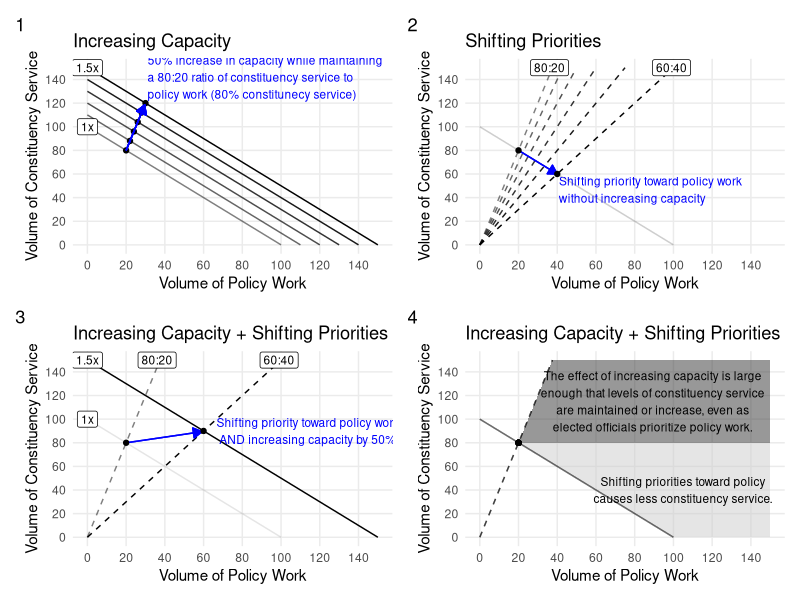

The R source for this figure:
## ---- chunk 1
library(tidyverse)
library(ggrepel)
library(knitr)

knitr::opts_chunk$set(echo = TRUE, 
                      cache = TRUE, 
                      fig.width=8, 
                      fig.height = 8,
                      out.width = "100%",
                      fig.show = "hold",
                      #fig.cap = "",
                      #fig.subcap = "",
                      #split = T,
                      fig.align = 'center', 
                      fig.path='figs/',
                      fig.retina = 6,
                      warning=FALSE, 
                      message=FALSE)

# inline numbers round to 2
knit_hooks$set(inline = function(x) {
  if (is.na(as.numeric(x))) {
    return(x)
    } else 
        return(round(x,2))
})


# plot color defaults 
library(ggplot2); theme_set(theme_bw())
  options(
    ggplot2.continuous.color = "cividis",
    ggplot2.continuous.fill = "cividis"
  )
  scale_color_discrete <- function(...)
    scale_color_viridis_d(..., direction = -1)
  scale_fill_discrete <- function(...)
    scale_fill_viridis_d(..., direction = -1)
  
# html table formatting
kablebox <- . %>%  
  head(100) %>%
  knitr::kable() %>% 
  kable_styling() %>% 
  scroll_box(height = "200px")

kablebox_long <- . %>% 
  head(100) %>% 
  knitr::kable() %>% 
  kable_styling() %>% 
  scroll_box(height = "500px")
## ---- chunk 2
library(ggplot2); theme_set(theme_minimal())

library(patchwork)

# CAPACITY
capacity <- tibble::tibble(
  priority = .2,
  capacity = c(100, 110, 120,130,140, 150)
  ) %>% 
  ggplot() +
  aes(x = capacity*priority,
      y = capacity*(1-priority) ,
      #color = capacity, 
      #alpha = capacity, 
      intercept = capacity,
      label = str_c(capacity*priority, ", ", capacity*(1-priority))) + 
   geom_segment(x = c(0,0,0,0,0,0),
                 xend = c(100, 110, 120,130,140, 150),
                 y = c(100, 110, 120,130,140, 150),
                 yend = c(0,0,0,0,0,0),
              linetype = 1,
              alpha = c(.5,.6,.7,.8,.9,1)) + 
    geom_point() +
  geom_segment(x = 100*.2, 
           y = 100*.8,
           xend = 148*.2, 
           yend = 148*.8,
           arrow = arrow(type = "closed", length = unit(.1, "in")),
           color = "blue") + 
  annotate("text", 
          label = "50% increase in capacity while maintaining\na 80:20 ratio of constituency service to\npolicy work (80% constitunecy service)", 
           x = 150*.2, 
           y = 150*.8,
          hjust = -.01,
          vjust = -.1,
          color = "blue",
          size = 3) +
  geom_label(x = 0, 
             y = c(100, 110, 120,130,140, 150), 
             label = c("1x", NA, NA, NA, NA, "1.5x"),
             size = 3 ) + 
    scale_y_continuous(breaks = seq(0, 140, by = 20), limits = c(0, 150)) + 
  scale_x_continuous(breaks = seq(0, 140, by = 20), limits = c(0, 150)) + 
  labs(title = "Increasing Capacity",
       x = "Volume of Policy Work",
       y = "Volume of Constituency Service") + 
  theme(legend.position = "", 
        panel.grid.minor = element_blank() )




# PRIORITY 
priority <- tibble::tibble(
  priority = c(.2, .4),
  capacity = c(100) 
  ) %>% 
  mutate(
    x = capacity*priority,
      y = capacity*(1-priority)
  ) %>% 
  ggplot() +
  aes(x = x,
      y = y ) + 
        geom_segment(x = c(0),
                 xend = c(100),
                 y = c(100),
                 yend = c(0),
              linetype = 1,
              alpha = c(.1)) +
   stat_function(fun =  ~ 4*.x , geom = "line", linetype = 2, alpha = .5) +
     stat_function(fun =  ~ 3.5*.x , geom = "line", linetype = 2, alpha = .6) +
   stat_function(fun =  ~ 3*.x , geom = "line", linetype = 2, alpha = .7) +
   stat_function(fun =  ~ 2.5*.x , geom = "line", linetype = 2, alpha = .8) +
   stat_function(fun =  ~ 2*.x , geom = "line", linetype = 2, alpha = .9) +
   stat_function(fun =  ~ 1.5*.x , geom = "line", linetype = 2, alpha = 1) +

  geom_segment(x = 100*.2, 
           y = 100*.8,
           xend = 100*.4, 
           yend = 100*.6,
           arrow = arrow(type = "closed", length = unit(.1, "in")),
           color = "blue") + 
  geom_point() +
  annotate("text", 
          label = "Shifting priority toward policy work\nwithout increasing capacity", 
           x = 100*.4, 
           y = 100*.6,
          hjust = -.01,
          vjust = 1.1,
          color = "blue",
          size = 3) +
  geom_label(aes(x = 150*c(.24, .66),
                 y = 150 ),
             label = c("80:20", "60:40") ,
          size = 3) + 
  scale_y_continuous(breaks = seq(0, 140, by = 20), limits = c(0, 150)) + 
  scale_x_continuous(breaks = seq(0, 140, by = 20), limits = c(0, 150)) + 
  #scale_color_gradient(low = "grey", high = "black") +
  labs(title = "Shifting Priorities",
       x = "Volume of Policy Work",
       y = "Volume of Constituency Service") +
  theme(legend.position = "",         
        #panel.grid.major = element_blank(),
        panel.grid.minor = element_blank() )



# BOTH  
both <- tibble::tibble(
  priority = c(.2, .4),
  capacity = c(100, 150) 
  ) %>% 
  mutate(
    x = capacity*priority,
      y = capacity*(1-priority)
  ) %>% 
  ggplot() +
  aes(x = x,
      y = y ) + 
      geom_segment(x = c(0, 0),
                 xend = c(100,150),
                 y = c(100, 150),
                 yend = c(0,0),
              linetype = 1,
              alpha = c(.1, 1)) +
   stat_function(fun =  ~ 4*.x , geom = "line", linetype = 2, alpha = .5) +
   stat_function(fun =  ~ 1.5*.x , geom = "line", linetype = 2, alpha = 1) +
  geom_label(aes(x = 150*c(.24, .66),
                 y = 150 ),
             label = c("80:20", "60:40") ,
          size = 3) + 
  geom_segment(x = 100*.2, 
           y = 100*.8,
           xend = 148*.4, 
           yend = 149*.6,
           arrow = arrow(type = "closed", length = unit(.1, "in")),
           color = "blue") + 
  geom_point() +
  annotate("text", 
          label = "Shifting priority toward policy work\n AND increasing capacity by 50%", 
           x = 150*.4, 
           y = 150*.6,
          hjust = -.07,
          vjust = .5,
          color = "blue",
          size = 3) +
    geom_label(x = 0, y = c(100, 150), 
             label = c("1x", "1.5x"),
             size = 3) + 
  scale_y_continuous(breaks = seq(0, 140, by = 20), limits = c(0, 150)) + 
  scale_x_continuous(breaks = seq(0, 140, by = 20), limits = c(0, 150)) + 
  #scale_color_gradient(low = "grey", high = "black") +
  labs(title = "Increasing Capacity + Shifting Priorities",
       x = "Volume of Policy Work",
       y = "Volume of Constituency Service") + 
  theme(legend.position = "",          panel.grid.minor = element_blank() )



# Regions   
more_c <- tibble(x = c(0, 20, 37.5,0),
       y = c(100, 80, 150,150) ) %>% 
  mutate(label = "A")

less_c <- tibble(x = c(0, 20, 0,0),
       y = c(0, 80, 80, 0) ) %>% 
  mutate(label = "D")


more_p <- tibble(x = c(20, 37.5, 150, 150),
       y = c(80, 150, 150, 80) ) %>% 
  mutate(label = "B")

less_p <- tibble(x = c(100, 20, 150, 150),
       y = c(0, 80, 80, 0) ) %>% 
  mutate(label = "C")


# REGIONS 
regions <- more_p %>%
 full_join( less_p) %>% #full_join(more_c) %>% 
  group_by(label) %>% 
  mutate(mean_x = mean(x),
         mean_y = mean(y),
         name = label %>% 
           str_replace("B", "The effect of increasing capacity is large\nenough that levels of constituency service\nare maintained or increase, even as\nelected officials prioritize policy work.") %>% 
           str_replace("C", "Shifting priorities toward policy\ncauses less constituency service.")) %>% 
  ungroup() %>% 
ggplot() +
  aes(x = x,
      y = y,
      fill = label,
      label = name) + 
  geom_polygon( alpha = .5) + 
    geom_segment(x = 0,
                 xend = 100,
                 y = 100,
                 yend = 0,
              linetype = 1,
              alpha = c(.1)) +
     stat_function(fun =  ~ 4*.x , geom = "line", linetype = 2, alpha = .5) +
  geom_point(x = 20, y = 80) + 
  scale_fill_grey() +
  scale_y_continuous(breaks = seq(0, 140, by = 20), limits = c(0, 150)) + 
  scale_x_continuous(breaks = seq(0, 140, by = 20), limits = c(0, 150)) + 
  geom_text(aes(x = mean_x, y = mean_y), check_overlap = T,
          size = 3) + 
  labs(title = "Increasing Capacity + Shifting Priorities",
       x = "Volume of Policy Work",
       y = "Volume of Constituency Service") + 
  theme(legend.position = "",          panel.grid.minor = element_blank() )


(capacity + priority)  / (both + regions) + plot_annotation(tag_levels = '1')
